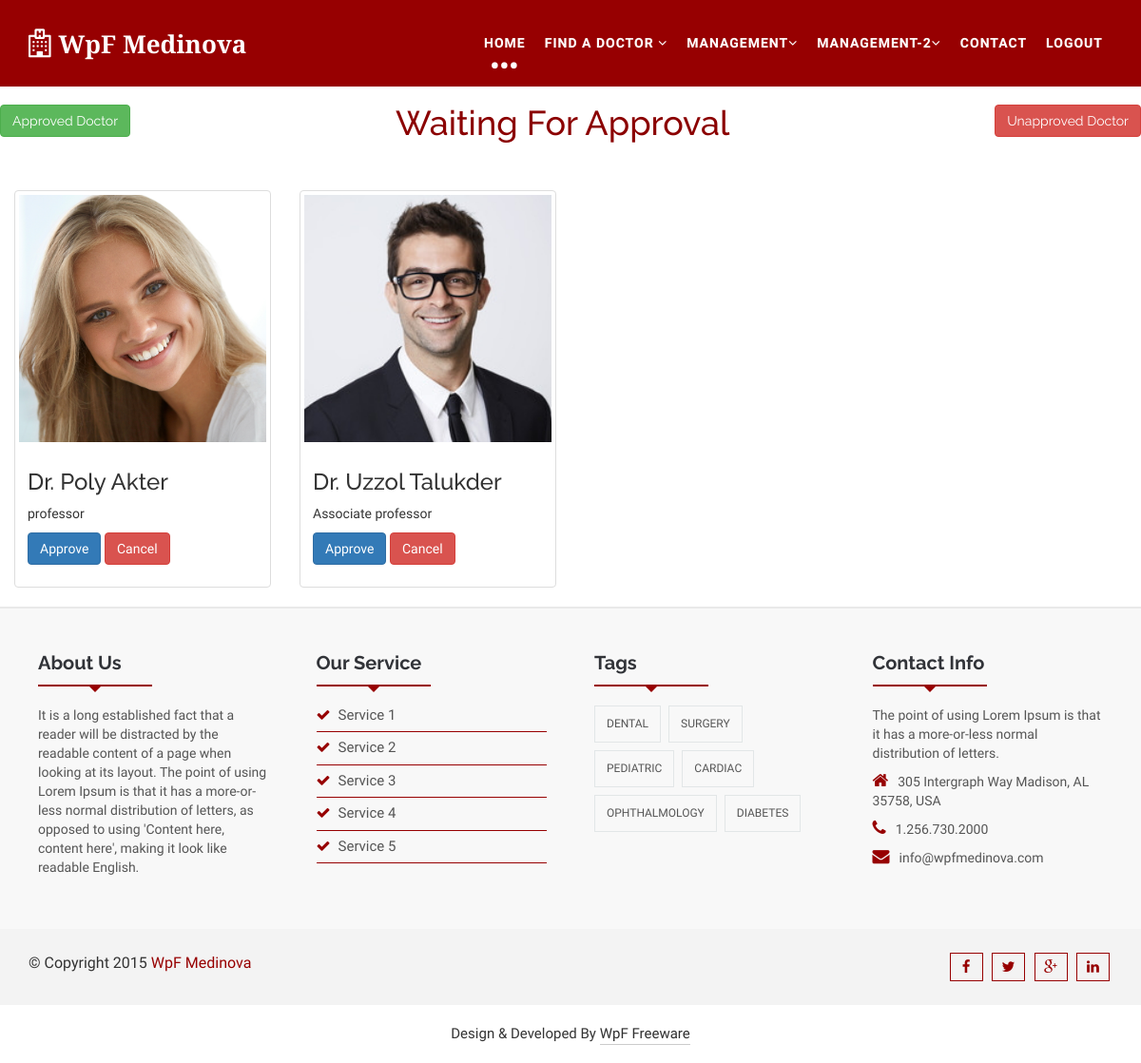
Screenshot of /index.php?e=approval (signed in) with the database file from the repository.
### tables this page shows
CREATE TABLE `doctor` (
  `id` smallint(3) UNSIGNED NOT NULL,
  `name` varchar(50) NOT NULL,
  `email` varchar(50) NOT NULL,
  `password` char(32) NOT NULL,
  `fees` float(7,3) NOT NULL,
  `contact` varchar(14) NOT NULL,
  `picture` varchar(4) NOT NULL,
  `institute` varchar(100) DEFAULT NULL,
  `designationid` tinyint(3) UNSIGNED NOT NULL,
  `departmentid` tinyint(3) UNSIGNED NOT NULL,
  `status` tinyint(4) NOT NULL DEFAULT '0'
);

CREATE TABLE `designation` (
  `id` tinyint(3) UNSIGNED NOT NULL,
  `name` varchar(50) NOT NULL
);

### models/database.php (called while the page is built, shortened)
<?php
class Database {
    protected $db;
    function __construct() {
        $this->db = new mysqli("localhost", "root", "", "hospital");
    }
    public function view($table, $sel = NULL, $order = NULL, $where = NULL) {
        if ($sel == TRUE) {
            $sql = "select $sel from $table";
        } else {
            $sql = "select * from $table";
        }
        $temp = "";
        if ($where) {
            foreach ($where as $key => $value) {
                $temp .= "{$key}='{$value}'";
            }
            $sql .= " where $temp";
        }
        return $this->db->query($sql);
    }
}

### views/employee/approval.php (the view, shortened to what this page needs)
<section id="blogArchive">
    <div class="row">
        <div class="col-sm-12">
            <h1 style='color: darkred; text-align: center'>Waiting For Approval
                <a class="btn btn-success pull-left" href="index.php?e=approved_doctor">Approved Doctor</a>
                <a class="btn btn-danger pull-right" href="index.php?e=approve_cancle">Unapproved Doctor</a></h1><br><br>
            <?php
            $data = $d->view("doctor", "*", "", ['status' => '']);
            while ($value = $data->fetch_object()) {
                if ($value->picture) {
                    ?>
                    <div class="col-sm-3">
                        <div class="thumbnail">
                            <img src='images/doctor/pic/<?php echo md5("ab-1" . $value->id . "idb") ?>.<?php echo ($value->picture) ?>' width='300' />
                            <?php
                        } else {
                            echo "<img src='images/doctor/pic/no-image.png' width='300' />";
                        }
                        ?>
                        <div class="caption">
                            <h3><?php echo "<td>{$value->name}</td>"; ?></h3>
                            <p>
                                <?php
                                if ($value->designationid) {
                                    $dataDeg = $d->view("designation", "*", '', ['id' => $value->designationid]);
                                    while ($valueDeg = $dataDeg->fetch_object()) {
                                        echo $valueDeg->name;
                                    }
                                }
                                ?>
                            </p>
                            <p>
                            <form action="" method="post">
                                <input type="submit" name="submit" value="Approve" class="btn btn-primary" placeholder="">
                                <input type="submit" name="sub" value="Cancel " class="btn btn-danger" placeholder="">
                            </form>
                            </p>
                        </div>
                    </div>
                </div>
            <?php } ?>
        </div>
    </div>
</section>

### style.css (style rules this page uses)
body,html { overflow-x:hidden; }
body { font-family: 'Habibi', serif; overflow-x: hidden !important; }
a { text-decoration: none; color: #2f2f2f; }
h1, h2, h3, h4, h5, h6 { font-family: 'Raleway', sans-serif; }
img { border:none; }
#blogArchive { display: inline; float: left; margin-top: 90px; width: 100%; }

### rows the page displays
doctor: shows a picture, name "Dr. Poly Akter"
designation: name "professor"
doctor: shows a picture, name "Dr. Uzzol Talukder"
designation: name "Associate professor"
